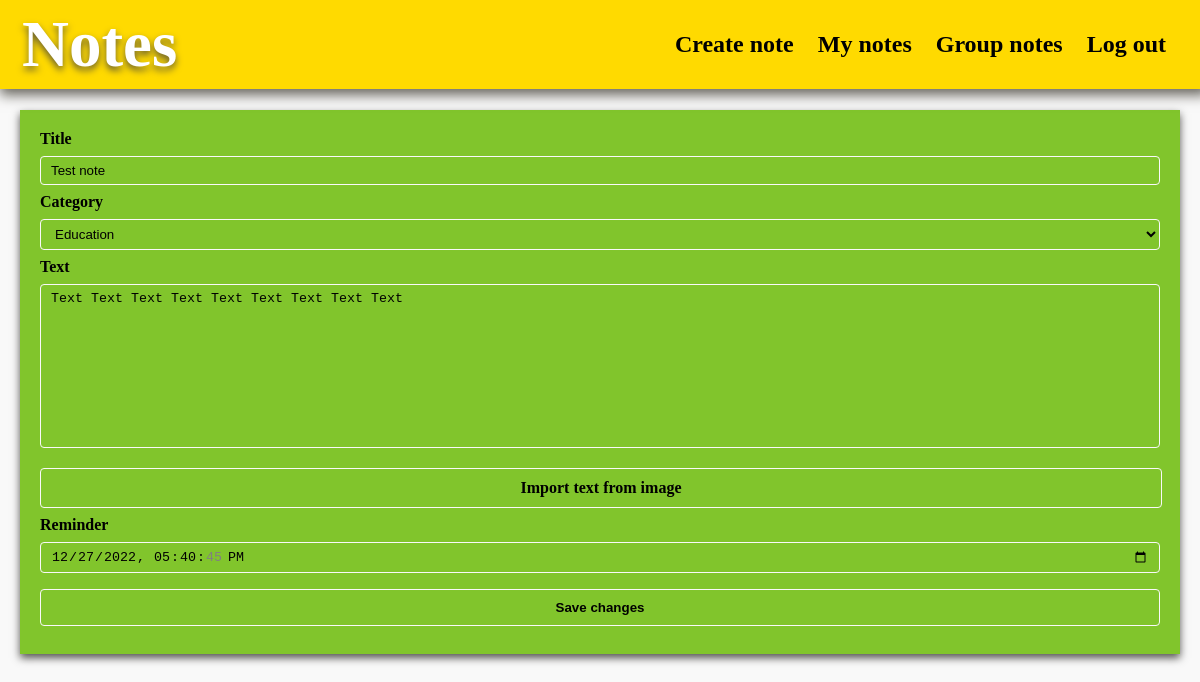
The page /notesapp/usernote/5/ (signed in) on the database its author committed.
### notesapp/models.py (models this page shows, shortened)
class Notes(models.Model):
    author = models.ForeignKey(User, on_delete=models.CASCADE)
    group = models.ForeignKey(Group, blank=True, null=True, on_delete=models.SET_NULL)
    title = models.CharField(max_length=200)
    text = models.TextField()
    reminder = models.DateTimeField()
    category = models.ForeignKey('Category', on_delete=models.CASCADE)

### notesapp/views.py (the view, shortened to what this page needs)
# urls.py: path('notesapp/usernote/<int:id>/', NoteView.as_view(), name="user_note"),
class NoteView(LoginRequiredMixin, TemplateView):
    template_name = 'update_note_form.html'
    def get_context_data(self, **kwargs):
        note_id = kwargs.get('id')
        note = Notes.objects.get(id=note_id)
        form = NoteUpdateForm(instance=note)
        return {'note': Notes.objects.filter(id=note_id), 'form': form}

### notesapp/forms.py
class NoteUpdateForm(ModelForm):
    image_with_text = FileField(required=False, widget=forms.FileInput(attrs={"accept": "image/*",
                                                                              "onchange": ""}))
    class Meta:
        model = Notes
        fields = ['title', 'category', 'text', 'reminder']
        widgets = {
            'reminder': DateTimeInput(attrs={'type': 'datetime-local'}),
        }

### notesapp/models.py (called while the page is built)
    def __str__(self):
        return self.title

### notesapp/templates/update_note_form.html (shortened to what this page needs)
{% load static%}
<!DOCTYPE html>
<html lang="en">
<head>
    <link rel="stylesheet" href="{% static 'update_note.css' %}">
</head>
<body onLoad="pickColor()">
    <div class="header">
      <a href="#default" class="logo">Notes</a>
      <div class="header-right">
          {% block create_note %}
            <a href="{% url 'create_note' %}">Create note</a>
          {% endblock %}
          {% block user_notes %}
            <a href="{% url 'user_notes' %}">My notes</a>
          {% endblock %}
          {% block group_notes %}
            <a href="{% url 'group_notes' %}">Group notes</a>
          {% endblock %}
        <a href="{% url 'logout' %}">Log out</a>
      </div>
    </div>
    <div class="main">
    <form id="id_update_form" class="updateform" action="" method="post">
            <div class="fieldWrapper">
                {{ form.title.label}}
                {{ form.title }}
                {{ form.category.label}}
                {{ form.category }}
                {{ form.text.label}}
                {{ form.text }}
                <label class="upload_button" for="id_image_with_text">Import text from image</label>
                {{ form.reminder.label}}
                {{ form.reminder }}
            </div>
        <input type="submit" value="Save changes">
    </form>
    </div>
</body>
</html>

### notesapp/static/update_note.css (style rules this page uses)
.header { overflow: hidden; background-color: #FFDA00; box-shadow: 0px 6px 12px #68665E; padding: 20px 10px; font-family: "Nixie One"; position: fixed; top: 0; width: 99%; }
body { background: #F9F9F9; margin: 0px; }
.header a { float: left; color: black; text-align: center; padding: 12px; text-decoration: none; font-size: 24px; line-height: 25px; border-radius: 4px; font-weight: bold; }
.header a.logo { font-size: 65px; font-weight: bold; color: white; text-shadow: 0px 4px 7px #685F31; pointer-events: none; }
.header-right { margin-left: 20px; margin-right: 20px; float: right; }
.main { margin-top: 110px; }
.updateform { margin: 20px; padding: 20px; box-shadow: 0px 4px 8px #545351; font-family: Corbel; font-weight: bold; }
input[type=text],[type=datetime-local], select { display: block; width: 100%; padding: 6px 10px; margin: 8px 0; display: inline-block; border: 1px solid #F9F9F9; border-radius: 4px; box-sizing: border-box; background-color: inherit; }
textarea { border: 1px solid #F9F9F9; display: block; width: 100%; padding: 6px 10px; margin: 8px 0; display: inline-block; border-radius: 4px; box-sizing: border-box; resize: none; background-color: inherit; }
input[type=submit],.upload_button { border: 1px solid #F9F9F9; width: 100%; display: block; padding: 10px 0px; margin: 8px 0; border-radius: 4px; cursor: pointer; font-weight: bold; background-color: inherit; text-align: center; }
label { display: block; }

### rows shown on the page
Notes: title "Test note", category "Education", text "Text Text Text Text Text Text Text Text Text", reminder "12/27/2022 17:40:45"
